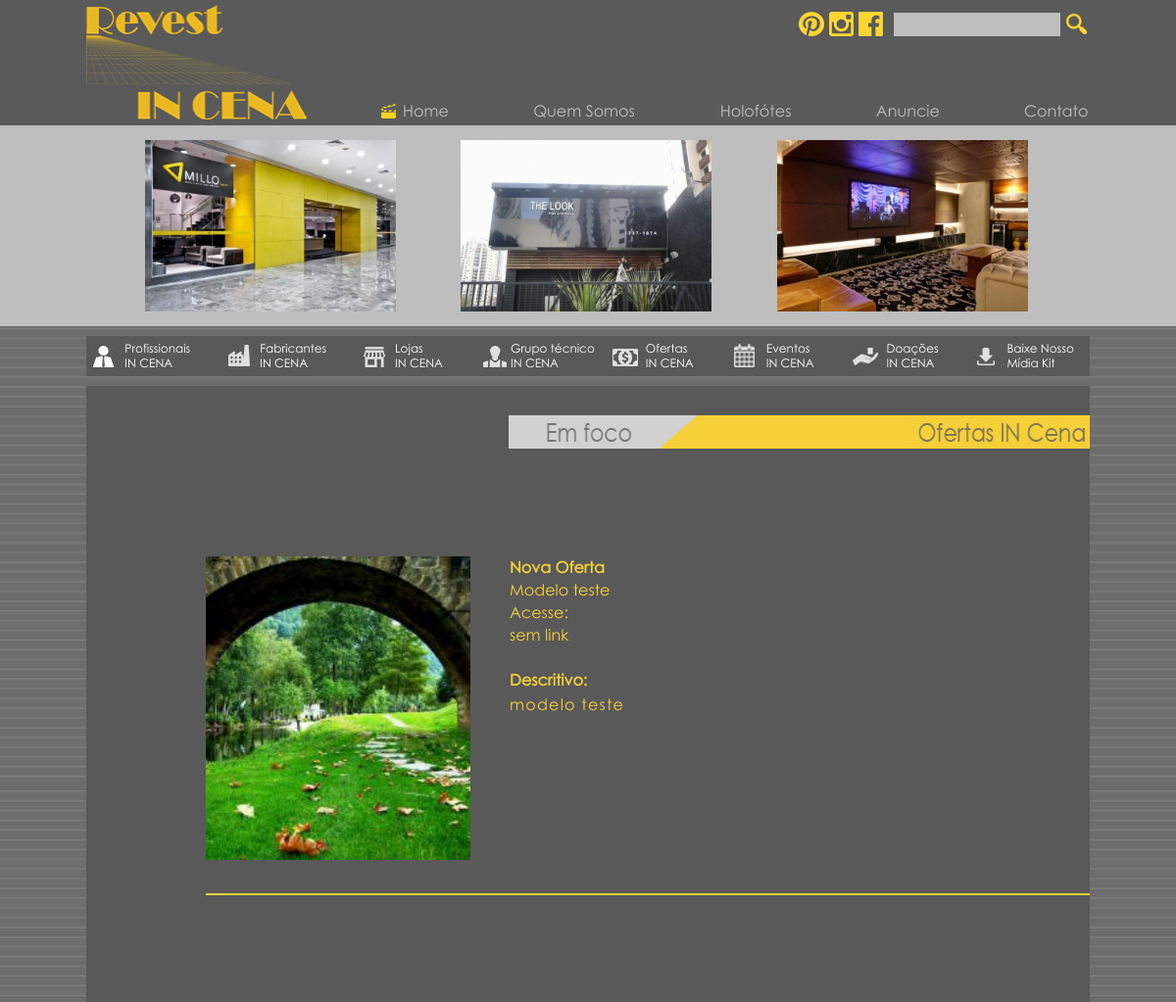
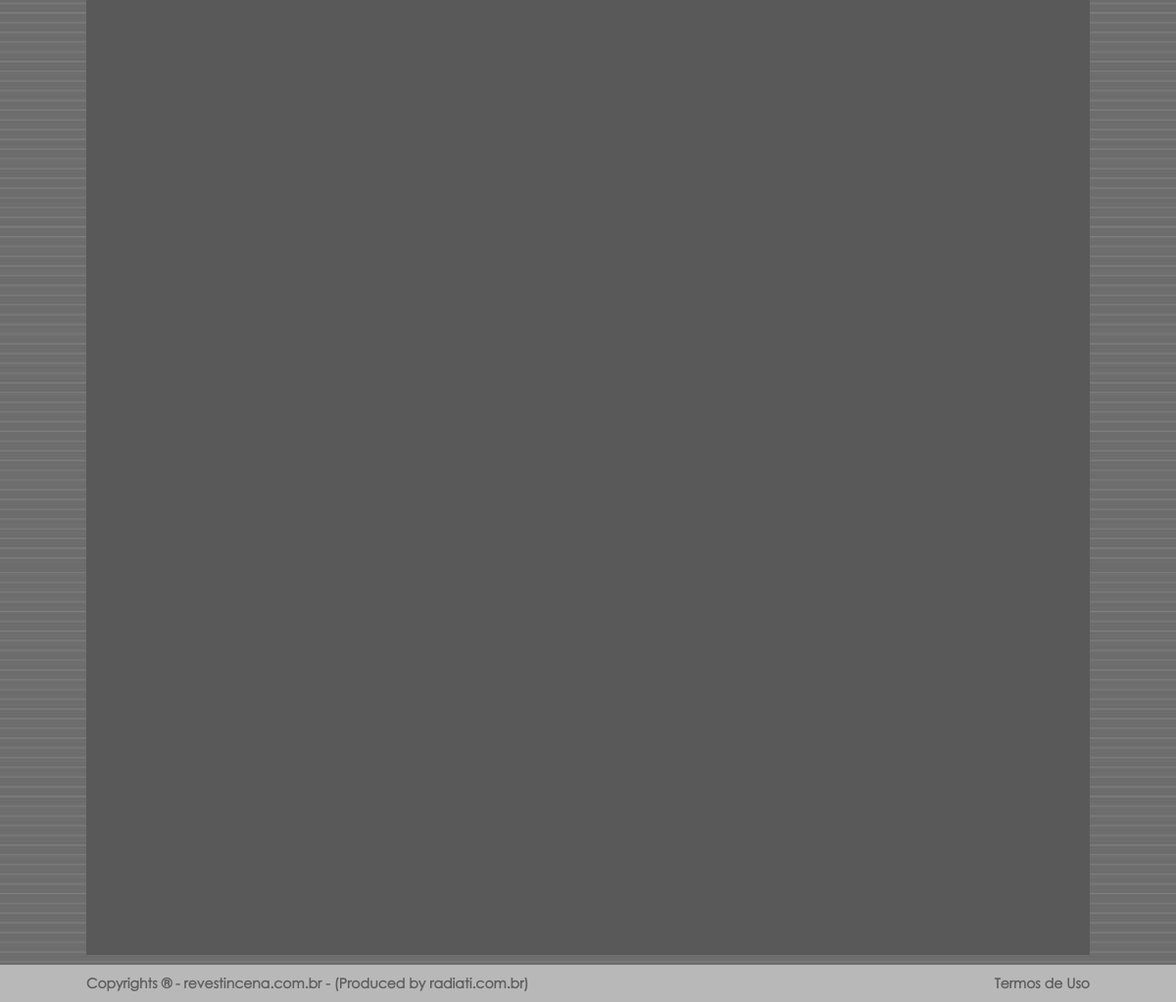
The app's page /ofertas.php?id=4 with its own data (2 pictures, top to bottom).
### tables this page shows
CREATE TABLE IF NOT EXISTS `publicidade` (
  `id_p` int(11) NOT NULL AUTO_INCREMENT,
  `name_p` varchar(30) NOT NULL,
  `image_p` varchar(50) NOT NULL,
  `url_p` varchar(150) NOT NULL,
  PRIMARY KEY (`id_p`)
);

CREATE TABLE IF NOT EXISTS `product` (
  `id_pro` int(11) NOT NULL AUTO_INCREMENT,
  `title_pro` varchar(120) NOT NULL,
  `subtitle_pro` varchar(100) NOT NULL,
  `contact_pro` varchar(40) NOT NULL,
  `link_pro` varchar(150) NOT NULL,
  `about_pro` text NOT NULL,
  `featured_pro` int(11) NOT NULL,
  `image_pro` varchar(50) NOT NULL,
  `type_pro` int(11) NOT NULL,
  PRIMARY KEY (`id_pro`)
);

### ofertas.php (the view, shortened to what this page needs)
<?php include_once('cms/php/conn.php'); mysqli_set_charset($conn, "utf8");?>
<!DOCTYPE html>
<html lang="pt-br">
	<head>
		<?php include_once('includes/head.php');?>
	</head>
	<body>
		<?php include_once('includes/header.php');?>
		<?php include_once('includes/menu.php');?>
		<div class="Centro FundoConteudo contato_overflow">
			<img src="imagens/em-foco.jpg" alt="Contato" class="Titulos TitulosGrandes right" style="width:603px;height:34px;"/>
            <div class="ofertas">
                <?php
					if(isset($_GET['id'])){
						if(is_numeric($_GET['id'])){
							$SelectPerson = mysqli_query($conn, "SELECT * FROM product WHERE type_pro=1 AND id_pro=$_GET[id] ORDER BY featured_pro DESC");
						}else{
							$SelectPerson = mysqli_query($conn, "SELECT * FROM product WHERE type_pro=1 ORDER BY featured_pro DESC");
						}
					}else{
						$SelectPerson = mysqli_query($conn, "SELECT * FROM product WHERE type_pro=1 ORDER BY featured_pro DESC");
					}
					while($Person=mysqli_fetch_object($SelectPerson)):
				?>
                <div class="bloc_ofertas">
                    <img src="cms/imagens/produto/<?php echo $Person->image_pro;?>">
                        <div class="text_ofertas">
                                <b><?php echo $Person->title_pro;?> </b><br />
                                <?php echo $Person->subtitle_pro;?><br />
                                Acesse: <br />
                                <?php echo $Person->link_pro;?><br /><br />
                                 <b>Descritivo:</b><br />
                                <p>
									<?php echo $Person->about_pro;?>
                        </div>
                </div>
                <?php endwhile;?>
            </div>
        </div>
		<?php include_once('includes/footer.php');?>
	</body>
</html>

### includes/header.php (shortened to what this page needs)
		<header>
			<div class="FundoSuperior">
				<div class="Centro">
					<a href="index.php">
						<img src="imagens/logo.png" alt="logo" class="Logo"/>
					</a>
					<div class="RedesSociaisHeader">
						<div class="IconesEsquerda">
							<img src="imagens/icones/pinterest.png" alt="Pinterest" class="Icones"/>
							<img src="imagens/icones/instagram.png" alt="Instagram" class="Icones"/>
							<img src="imagens/icones/fb.png" alt="Facebook" class="Icones"/>
						</div>
						<div class="FormDireita">
							<form name="buscar" method="post" action="">
								<input type="text" name="busca"/>
								<button onclick="this.submit();">
									<img src="imagens/icones/lupa.png" alt="Lupa"/>
								</button>
							</form>
						</div>
					</div>
					<nav>
						<ul class="MenuSuperior">
<?php
        if($pagename=="home"){
?>
							<li style="background-position: 35px 3px;" class="claquete_ativa" id="hover_claquete">
								<a href="index.php" style="margin-right:48px;">
									Home
								</a>
							</li>
							<li style="background-position: 18px 3px; width: 150px;" id="hover_claquete">
								<a href="quem-somos.php" style="margin-right:8px;">
									Quem Somos
								</a>
							</li>
							<li style="background-position: 58px 3px;" id="hover_claquete">
								<a href="#">
									Holofótes
								</a>
								<ul class="Dropdown">
									<li onclick="location.href='personalidades.php'">
										<a href="personalidades.php">Personalidades IN CENA</a>
									</li>
									<li onclick="location.href='materias.php'">
										<a href="materias.php">Matérias e Artigos</a>
									</li>
									<li onclick="location.href='orgaos-do-setor.php'">
										<a href="orgaos-do-setor.php">Orgãos do Setor</a>
									</li>
									<li onclick="location.href='noticias.php'">
										<a href="noticias.php">Notícias</a>
									</li>
									<li onclick="location.href='projetos.php'">
										<a href="projetos.php">Projetos</a>
									</li>
                                    <li onclick="location.href='newsletter.php'">
										<a href="newsletter.php">Newsletter</a>
									</li>
								</ul>
							</li>
							<li style="background-position: 65px 3px;" id="hover_claquete">
								<a href="#">
									Anuncie
								</a>
							</li>
							<li style="background-position: 63px 3px;" id="hover_claquete">
								<a href="contato.php">
									Contato
								</a>
							</li>
<?php }else if(!isset($pagename)){ ?>
							<li style="background-position: 35px 3px;"  id="hover_claquete" class="claquete_ativa">
								<a href="index.php" style="margin-right:48px;">
									Home
								</a>
							</li>
							<li style="background-position: 18px 3px; width: 150px;" id="hover_claquete">
								<a href="quem-somos.php" style="margin-right:8px;">
									Quem Somos
								</a>
							</li>
							<li style="background-position: 58px 3px;" id="hover_claquete" >
								<a href="#">
									Holofótes
								</a>
							</li>
							<li style="background-position: 65px 3px;" id="hover_claquete">
								<a href="#">
									Anuncie
								</a>
							</li>
                            <li style="background-position: 63px 3px;" id="hover_claquete">
								<a href="contato.php">
									Contato
								</a>
							</li>
<?php } ?>
                        </ul>
					</nav>
					<div class="esp"></div>
				</div>
			</div>
			<div class="FundoInferior">
				<div class="Centro DestaqueTopo">
					<?php
						$SelectPublict = mysqli_query($conn, "SELECT * FROM publicidade LIMIT 0, 3");
						while($Publict=mysqli_fetch_object($SelectPublict)):
						if($Publict->image_p!=''):
					?>
						<a href="<?php echo $Publict->url_p?>" target="_blank">
							<img src="cms/imagens/publicidade/<?php echo $Publict->image_p?>" alt="destaque" class="ImagemDestaqueTopo"/>
						</a>
					<?php
						endif;
						endwhile;
					?>
					<div class="esp"></div>
				</div>
			</div>
		</header>

### css/style.css (style rules this page uses)
* { padding: 0; margin: 0; font-family: "Century Gothic"; outline: none; }
body { background: url(../imagens/fundo.jpg); }
header { width: 100%; height: auto; }
.FundoSuperior, .FundoInferior { width: 100%; height: auto; }
.FundoSuperior { padding: 5px 0; background: #5a5a5a; }
.FundoInferior { padding: 10px 0; background: #bebebe; }
.esp { width: 100%; height: 1px; clear: both; }
.DestaqueTopo a { text-decoration: none; }
.SubMenu, .FundoConteudo { background: #595959; }
.FundoConteudo { padding: 10px; margin-top: 10px !important; }
.right { float: right; }

### css/mobile.css (style rules this page uses)
.FundoSuperior .MenuSuperior .claquete_ativa { background-image: url("../imagens/icones/claquete.png"); background-repeat: no-repeat; }
.Centro { height: auto; margin: auto; position: relative; width: 1024px; }
.FundoConteudo { width: 1004px !important; }
.Logo { float: left; height: auto; width: 22%; }
nav { bottom: 0; height: auto; margin-top: 20px; position: absolute; right: 0; width: 74%; }
.MenuSuperior { list-style: outside none none; }
.MenuSuperior li { float: left; text-align: right; width: 20%; }
.MenuSuperior li a { color: #bebebe; text-decoration: none; }
.RedesSociaisHeader { position: absolute; right: 0; top: 0; width: auto; }
.IconesEsquerda { float: left; padding-right: 10px; padding-top: 2px; text-align: right; width: 200px; }
.FormDireita { float: right; padding-top: 8px; width: 200px; }
.RedesSociaisHeader .Icones { padding-top: 5px; }
.RedesSociaisHeader input[type="text"] { background: #bebebe none repeat scroll 0 0; border: 0 none; padding: 4px 5px; width: 160px; }
.RedesSociaisHeader button { background: transparent none repeat scroll 0 0; border: 0 none; cursor: pointer; height: 24px; margin-left: 5px; padding: 0; position: absolute; width: 23px; }
.RedesSociaisHeader button img { height: auto; width: 100%; }
.ImagemDestaqueTopo { height: auto; margin-right: 2px; margin-top: 5px; margin-left: 60px; width: 25%; }
.Titulos { margin-bottom: 40px; margin-right: -10px; margin-top: 30px; z-index: 10; }
.TitulosGrandes { width: 883px; }
.contato_overflow { overflow: hidden; padding: 0 0 0 20px; }
.FundoConteudo .ofertas { float: right; height: 1500px; width: 910px; }
.FundoConteudo .ofertas .bloc_ofertas { float: right; height: auto; border-bottom: 2px solid #F5D039; padding-bottom: 30px; margin-top: 70px; width: 902px; }
.FundoConteudo .ofertas .bloc_ofertas img { height: auto; width: 270px; }
.FundoConteudo .ofertas .bloc_ofertas .text_ofertas { color: #f5d039; float: right; font-family: "Century Gothic"; height: auto; line-height: 23px; margin-right: 40px; width: 552px; }
.FundoConteudo .ofertas .bloc_ofertas .text_ofertas p { color: #f5d039; letter-spacing: 1.2px; line-height: 26px; }

### records on screen
publicidade: image_p (picture)
publicidade: image_p (picture)
publicidade: image_p (picture)
product: image_pro (picture), title_pro "Nova Oferta", subtitle_pro "Modelo teste", link_pro "sem link", about_pro "modelo teste"
